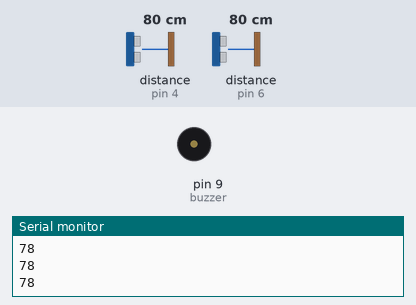
A sketch run on a simulated Arduino Uno, built with avr-gcc and run on an emulated ATmega328P. On the bench: buzzer (waves = sounding, pin HIGH), the last lines printed to the serial monitor. Wiring (inferred from the names in the program): 2 × ultrasonic range finder: trigger pin 3, echo pin 4 / trigger pin 5, echo pin 6. The inputs (shaded band) are chosen by the test bench; at power-on: distance to the obstacle (sensors on pin 4, pin 6) 80 cm. The echo pulse lasts 58.3 µs per cm; pins used as bus, display or sensor lines are not drawn.

Above: at 1.2 s.
1.3 s: distance to the obstacle (sensor on pin 4) set to 7 cm
2.8 s: distance to the obstacle (sensor on pin 4) set to 4 cm
At 3.2 s:
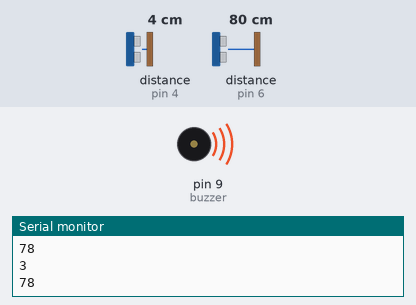
5.8 s: distance to the obstacle (sensor on pin 6) set to 2 cm
At 6.39 s:
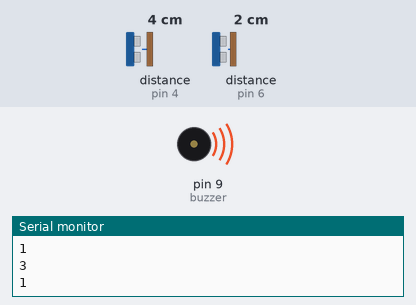
8.8 s: distance to the obstacle (sensor on pin 6) set to 9 cm
11.8 s: distance to the obstacle (sensor on pin 4) set to 9 cm
At 11.8 s:
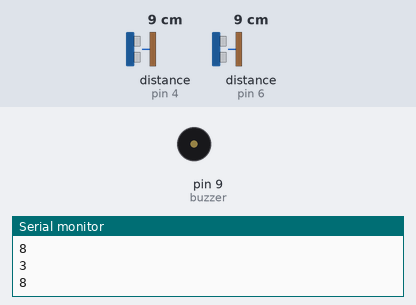
13.3 s: distance to the obstacle (sensor on pin 4) set to 2 cm
At 13.7 s:
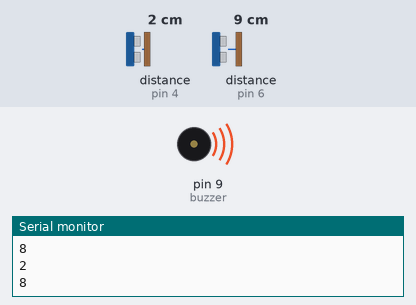
Timing chart, 0 to 17.3 s (numbered marks = the images above; inputs shaded):
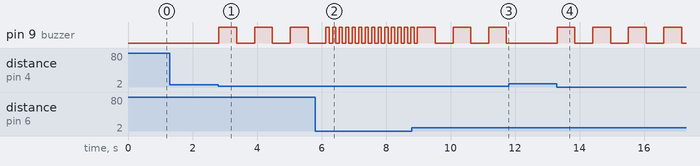

The sketch:

2ultrasonic__buzzer.ino
```cpp
const int trigPin = 3;
const int echoPin = 4;
const int trigPin1 = 5;
const int echoPin1 = 6;
int buzzer =9;

long duration;
int distanceCm, distanceInch;
long duration1;
int distanceCm1, distanceInch1;

void setup() {

Serial.begin(9600);

pinMode(trigPin, OUTPUT);
pinMode(echoPin, INPUT);
pinMode(trigPin1, OUTPUT);
pinMode(echoPin1, INPUT);
pinMode(buzzer, OUTPUT);

digitalWrite(buzzer, LOW);
}

void loop() {
digitalWrite(trigPin, LOW);
delayMicroseconds(2);

digitalWrite(trigPin, HIGH);
delayMicroseconds(10);
digitalWrite(trigPin, LOW);

duration = pulseIn(echoPin, HIGH);
distanceCm= duration*0.034/2;
distanceInch = duration*0.0133/2;
Serial.println(distanceCm);
//Serial.println(distanceInch);


digitalWrite(trigPin1, LOW);
delayMicroseconds(2);

digitalWrite(trigPin1, HIGH);
delayMicroseconds(10);
digitalWrite(trigPin1, LOW);

duration1 = pulseIn(echoPin1, HIGH);
distanceCm1= duration1*0.034/2;
distanceInch1 = duration1*0.0133/2;
Serial.println(distanceCm1);

if((distanceCm < 5) && (distanceCm1 < 5))
{
  digitalWrite(buzzer, HIGH);
  delay(100);
    digitalWrite(buzzer, LOW);
  delay(100);

}
else if((distanceCm > 5) && (distanceCm1 < 5))
{
  digitalWrite(buzzer, HIGH);
  delay(350);
    digitalWrite(buzzer, LOW);
  delay(350);

}
else if((distanceCm < 5) && (distanceCm1 > 5))
{
  digitalWrite(buzzer, HIGH);
  delay(550);
    digitalWrite(buzzer, LOW);
  delay(550);

}
else if((distanceCm > 5) && (distanceCm1 > 5))
{

    digitalWrite(buzzer, LOW);
  delay(10);

}
  delay(1);
}
```

Measured:
- the behaviour switches between 6 and 5 cm on distance to the obstacle (sensor on pin 4) (found by bisection; images 0 and 1)
- after the input at 2.8 s, pin 9 (buzzer): alternates HIGH for 0.55 s and LOW for 0.56 s, starting at once
- after the input at 5.8 s, pin 9 (buzzer): alternates HIGH for 0.10 s and LOW for 0.10 s, starting after 0.44 s
- after the input at 11.8 s, pin 9 (buzzer): stays LOW (without the input it goes to HIGH after 0.48 s)
- after the input at 13.3 s, pin 9 (buzzer): alternates HIGH for 0.55 s and LOW for 0.55 s, starting at once
